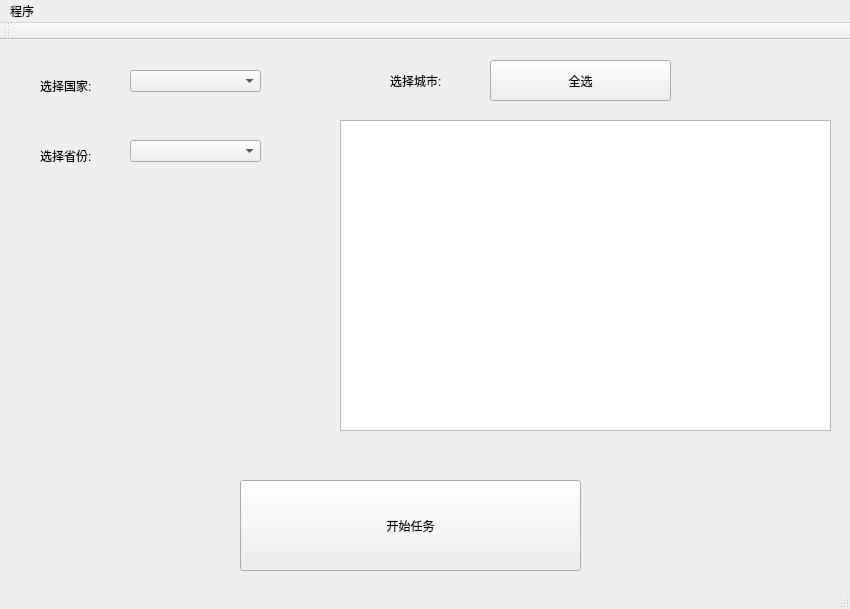
<?xml version="1.0" encoding="UTF-8"?>
<ui version="4.0">
 <class>MainWnd</class>
 <widget class="QMainWindow" name="MainWnd">
  <property name="geometry">
   <rect>
    <x>0</x>
    <y>0</y>
    <width>850</width>
    <height>609</height>
   </rect>
  </property>
  <property name="windowTitle">
   <string>谷歌地图采集器</string>
  </property>
  <widget class="QWidget" name="centralWidget">
   <widget class="QLabel" name="label_Country">
    <property name="geometry">
     <rect>
      <x>40</x>
      <y>30</y>
      <width>81</width>
      <height>31</height>
     </rect>
    </property>
    <property name="text">
     <string>选择国家:</string>
    </property>
   </widget>
   <widget class="QComboBox" name="combo_Country">
    <property name="geometry">
     <rect>
      <x>130</x>
      <y>30</y>
      <width>131</width>
      <height>22</height>
     </rect>
    </property>
   </widget>
   <widget class="QLabel" name="label_State">
    <property name="geometry">
     <rect>
      <x>40</x>
      <y>100</y>
      <width>81</width>
      <height>31</height>
     </rect>
    </property>
    <property name="text">
     <string>选择省份:</string>
    </property>
   </widget>
   <widget class="QComboBox" name="combo_State">
    <property name="geometry">
     <rect>
      <x>130</x>
      <y>100</y>
      <width>131</width>
      <height>22</height>
     </rect>
    </property>
   </widget>
   <widget class="QListView" name="list_City">
    <property name="geometry">
     <rect>
      <x>340</x>
      <y>80</y>
      <width>491</width>
      <height>311</height>
     </rect>
    </property>
   </widget>
   <widget class="QPushButton" name="pushButton_SelectAll">
    <property name="geometry">
     <rect>
      <x>490</x>
      <y>20</y>
      <width>181</width>
      <height>41</height>
     </rect>
    </property>
    <property name="text">
     <string>全选</string>
    </property>
   </widget>
   <widget class="QLabel" name="label_City">
    <property name="geometry">
     <rect>
      <x>390</x>
      <y>20</y>
      <width>81</width>
      <height>41</height>
     </rect>
    </property>
    <property name="text">
     <string>选择城市:</string>
    </property>
   </widget>
   <widget class="QPushButton" name="pushButton_Start">
    <property name="geometry">
     <rect>
      <x>240</x>
      <y>440</y>
      <width>341</width>
      <height>91</height>
     </rect>
    </property>
    <property name="text">
     <string>开始任务</string>
    </property>
   </widget>
  </widget>
  <widget class="QMenuBar" name="menuBar">
   <property name="geometry">
    <rect>
     <x>0</x>
     <y>0</y>
     <width>850</width>
     <height>26</height>
    </rect>
   </property>
   <widget class="QMenu" name="menu">
    <property name="title">
     <string>程序</string>
    </property>
    <addaction name="actionSetting"/>
   </widget>
   <addaction name="menu"/>
  </widget>
  <widget class="QToolBar" name="mainToolBar">
   <attribute name="toolBarArea">
    <enum>TopToolBarArea</enum>
   </attribute>
   <attribute name="toolBarBreak">
    <bool>false</bool>
   </attribute>
  </widget>
  <widget class="QStatusBar" name="statusBar"/>
  <action name="actionSetting">
   <property name="text">
    <string>设置</string>
   </property>
  </action>
 </widget>
 <layoutdefault spacing="6" margin="11"/>
 <resources>
  <include location="QtWidgetsApplication1.qrc"/>
 </resources>
 <connections/>
</ui>
